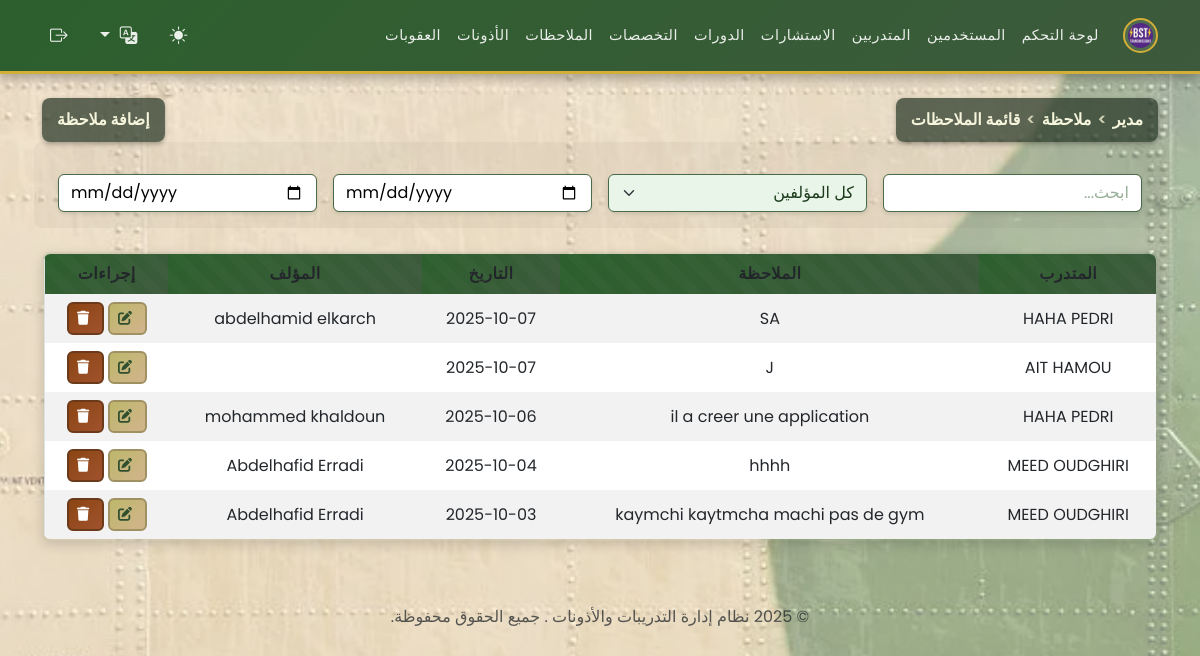
Screenshot of /admin/manage_notes.php (signed in) with the database file from the repository.
### tables this page shows
CREATE TABLE `remarques` (
  `id` int(11) NOT NULL,
  `id_stagiaire` int(11) NOT NULL,
  `remarque` text NOT NULL,
  `date_remarque` date DEFAULT curdate(),
  `auteur_id` int(11) DEFAULT NULL
);

CREATE TABLE `stagiaires` (
  `id` int(11) NOT NULL,
  `matricule` varchar(50) NOT NULL,
  `nom` varchar(100) NOT NULL,
  `prenom` varchar(100) NOT NULL,
  `date_naissance` date DEFAULT NULL,
  `adresse` text DEFAULT NULL,
  `telephone` varchar(20) DEFAULT NULL,
  `email` varchar(100) DEFAULT NULL,
  `groupe_sanguin` enum('A+','A-','B+','B-','AB+','AB-','O+','O-') DEFAULT NULL,
  `photo` varchar(255) DEFAULT NULL,
  `grade` enum('Lieutenant','Sous-Lieutenant','Adjudant Chef','Adjudant','Sergent Chef','Sergent','Caporal Chef','Caporal','2 eme Classe','1er Classe') DEFAULT NULL,
  `date_inscription` date DEFAULT curdate(),
  `id_stage` int(11) NOT NULL,
  `id_specialite` int(11) NOT NULL
);

CREATE TABLE `users` (
  `id` int(11) NOT NULL,
  `username` varchar(50) NOT NULL,
  `password` varchar(255) NOT NULL,
  `role` enum('admin','secretaire','docteur') NOT NULL,
  `nom` varchar(100) DEFAULT NULL,
  `prenom` varchar(100) DEFAULT NULL,
  `email` varchar(100) DEFAULT NULL,
  `created_at` timestamp NOT NULL DEFAULT current_timestamp()
);

### functions.php (called while the page is built, shortened)
<?php
if (isset($_GET['lang'])) {
    $lang = $_GET['lang'];
    $_SESSION['lang'] = $lang;
} elseif (isset($_SESSION['lang'])) {
    $lang = $_SESSION['lang'];
} else {
    $lang = 'ar';
    $_SESSION['lang'] = $lang;
}
$lang_file = __DIR__ . '/lang/' . $lang . '.php';
if (file_exists($lang_file)) {
    $translations = include $lang_file;
} else {
    $translations = include __DIR__ . '/lang/ar.php';
}
?>

### admin/manage_notes.php (the view, shortened to what this page needs)
<?php
require '../functions.php';
$notes = $pdo->query("
    SELECT r.*, s.nom, s.prenom, u.nom AS auteur_nom, u.prenom AS auteur_prenom
    FROM remarques r
    JOIN stagiaires s ON r.id_stagiaire = s.id
    LEFT JOIN users u ON r.auteur_id = u.id
    ORDER BY r.date_remarque DESC
")->fetchAll();
?>
<?php include '../templates/header.php'; ?>
<div class="d-flex justify-content-between align-items-center mb-3">
<div class="breadcrumb-header"><?php echo htmlspecialchars($translations['breadcrumb_admin']); ?> <span>></span> <?php echo htmlspecialchars($translations['breadcrumb_note']); ?> <span>></span> <?php echo htmlspecialchars($translations['breadcrumb_liste_notes']); ?></div>
<button class="breadcrumb-header" data-bs-toggle="modal" data-bs-target="#addNoteModal"><?php echo htmlspecialchars($translations['add_note']); ?></button>
</div>
<div class="mb-3 row g-3 align-items-center">
    <div class="col">
        <input type="text" id="searchInput" class="form-control" placeholder="<?php echo htmlspecialchars($translations['search']); ?>">
    </div>
    <div class="col">
        <select id="filterAuteur" class="form-select">
            <option value=""><?php echo htmlspecialchars($translations['all_authors']); ?></option>
        </select>
    </div>
    <div class="col">
        <input type="date" id="dateFrom" class="form-control" placeholder="<?php echo htmlspecialchars($translations['from_date']); ?>">
    </div>
    <div class="col">
        <input type="date" id="dateTo" class="form-control" placeholder="<?php echo htmlspecialchars($translations['to_date']); ?>">
    </div>
</div>
<table class="table table-striped table-responsive" style="border-radius: 0.5rem; overflow: hidden;">
    <thead>
        <tr>
            <th><?php echo htmlspecialchars($translations['trainee']); ?></th>
            <th><?php echo htmlspecialchars($translations['note']); ?></th>
            <th><?php echo htmlspecialchars($translations['date']); ?></th>
            <th><?php echo htmlspecialchars($translations['author']); ?></th>
            <th><?php echo htmlspecialchars($translations['actions']); ?></th>
        </tr>
    </thead>
    <tbody id="notesTableBody">
        <?php foreach ($notes as $note): ?>
        <tr data-stagiaire="<?php echo htmlspecialchars($note['nom'] . ' ' . $note['prenom']); ?>" data-auteur="<?php echo htmlspecialchars($note['auteur_id'] ? $note['auteur_nom'] . ' ' . $note['auteur_prenom'] : ''); ?>" data-date="<?php echo $note['date_remarque']; ?>">
            <td><?php echo htmlspecialchars($note['nom'] . ' ' . $note['prenom']); ?></td>
            <td><?php echo nl2br(htmlspecialchars($note['remarque'])); ?></td>
            <td><?php echo $note['date_remarque']; ?></td>
            <td><?php echo htmlspecialchars($note['auteur_id'] ? $note['auteur_nom'] . ' ' . $note['auteur_prenom'] : ''); ?></td>
            <td>
                <button class="btn btn-sm btn-warning" data-bs-toggle="modal" data-bs-target="#editNoteModal<?php echo $note['id']; ?>"><i class="fas fa-edit"></i></button>
                <form method="post" action="../actions/delete_note.php" style="display:inline-block;" onsubmit="return confirm('<?php echo htmlspecialchars($translations['confirm_delete_note']); ?>');">
                    <button type="submit" class="btn btn-sm btn-danger"><i class="fas fa-trash"></i></button>
                </form>
            </td>
        </tr>
        <?php endforeach; ?>
    </tbody>
</table>
<?php include '../templates/footer.php'; ?>

### rows the page displays
remarques: id_stagiaire.prenom "HAHA PEDRI", remarque "SA", date_remarque "2025-10-07", auteur.prenom "abdelhamid elkarch"
remarques: id_stagiaire.prenom "AIT HAMOU", remarque "J", date_remarque "2025-10-07"
remarques: id_stagiaire.prenom "HAHA PEDRI", remarque "il a creer une application", date_remarque "2025-10-06", auteur.prenom "mohammed khaldoun"
remarques: id_stagiaire.prenom "MEED OUDGHIRI", remarque "hhhh", date_remarque "2025-10-04", auteur.prenom "Abdelhafid Erradi"
remarques: id_stagiaire.prenom "MEED OUDGHIRI", remarque "kaymchi kaytmcha machi pas de gym", date_remarque "2025-10-03", auteur.prenom "Abdelhafid Erradi"

### other values shown
$translations['dashboard'] "لوحة التحكم"
$translations['users'] "المستخدمين"
$translations['trainees'] "المتدربين"
$translations['consultations'] "الاستشارات"
$translations['stages'] "الدورات"
$translations['specialities'] "التخصصات"
$translations['notes'] "الملاحظات"
$translations['permissions'] "الأذونات"
$translations['sanctions'] "العقوبات"
$translations['breadcrumb_admin'] "مدير"
$translations['breadcrumb_note'] "ملاحظة"
$translations['breadcrumb_liste_notes'] "قائمة الملاحظات"
$translations['add_note'] "إضافة ملاحظة"
$translations['trainee'] "المتدرب"
$translations['note'] "الملاحظة"
